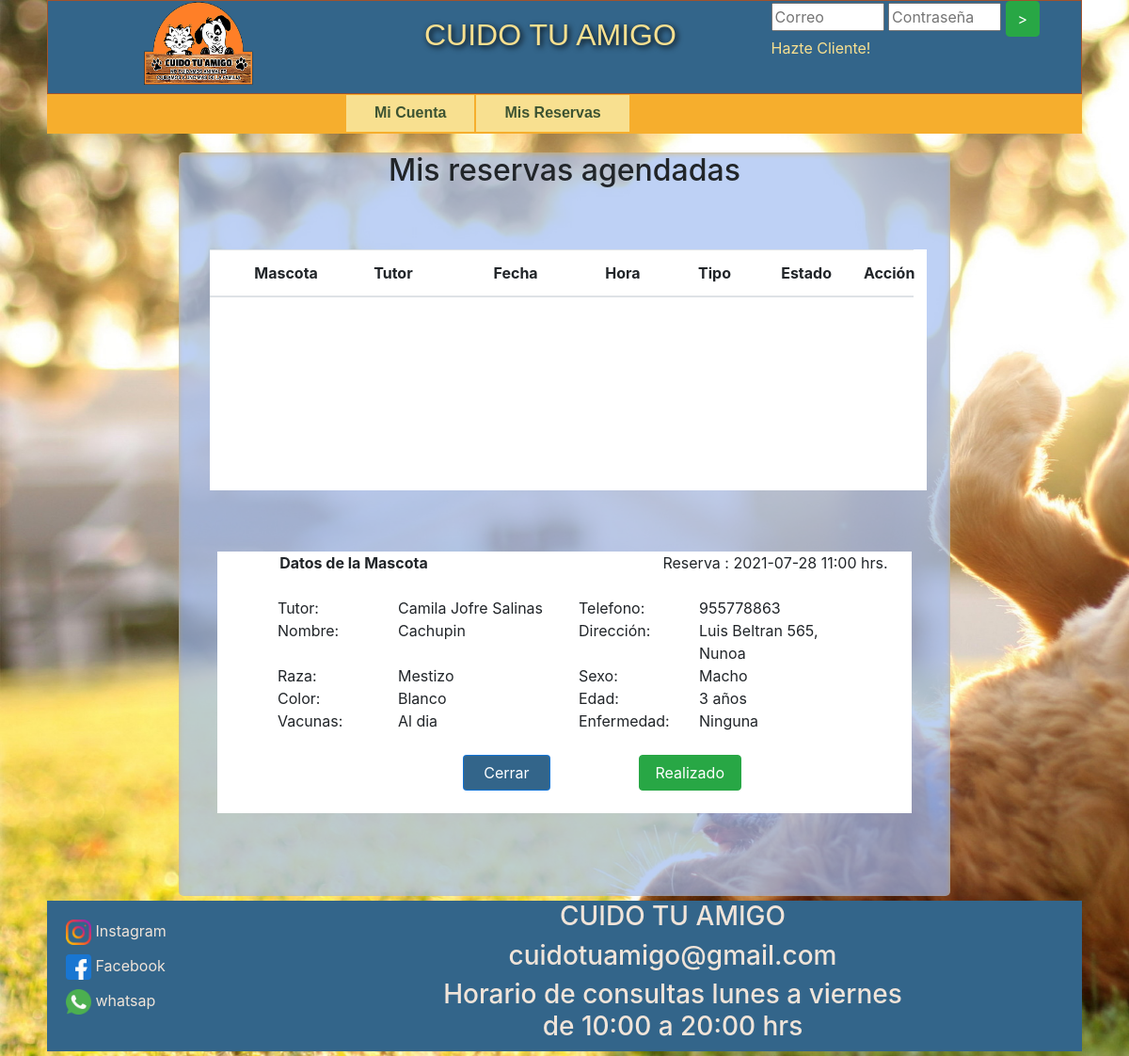
The page /vistas/privado/trabajador/mis_reservas.php?eia=34 on the database its author committed.
### tables this page shows
CREATE TABLE `atencion` (
  `id_atencion` int(11) NOT NULL AUTO_INCREMENT,
  `id_horario` int(11) NOT NULL,
  `id_trabajador` int(11) NOT NULL,
  `id_mascota` int(11) NOT NULL,
  `estado_atencion` varchar(20) NOT NULL,
  `id_plan` int(11) DEFAULT NULL,
  PRIMARY KEY (`id_atencion`)
);

CREATE TABLE `horario` (
  `id_horario` int(11) NOT NULL AUTO_INCREMENT,
  `id_trabajador` int(11) NOT NULL,
  `nombre_mes` varchar(20) DEFAULT NULL,
  `nombre_dia` varchar(20) DEFAULT NULL,
  `numero_dia` int(11) DEFAULT NULL,
  `hora_dia` time NOT NULL,
  `fecha` date DEFAULT NULL,
  PRIMARY KEY (`id_horario`)
);

CREATE TABLE `persona` (
  `id_persona` int(11) NOT NULL AUTO_INCREMENT,
  `rut` varchar(50) DEFAULT NULL,
  `nombre` varchar(50) NOT NULL,
  `apellido_paterno` varchar(50) DEFAULT NULL,
  `apellido_materno` varchar(50) DEFAULT NULL,
  `direccion` varchar(50) DEFAULT NULL,
  `correo` varchar(50) DEFAULT NULL,
  `telefono` varchar(20) DEFAULT NULL,
  `id_comuna` int(11) DEFAULT NULL,
  PRIMARY KEY (`id_persona`)
);

CREATE TABLE `mascota` (
  `id_mascota` int(11) NOT NULL AUTO_INCREMENT,
  `id_cliente` int(11) NOT NULL,
  `nombre` varchar(50) NOT NULL,
  `chip_mascota` varchar(50) NOT NULL,
  `id_especie` int(11) DEFAULT NULL,
  `raza` varchar(20) NOT NULL,
  `edad` int(11) NOT NULL,
  `fecha_nacto` date NOT NULL,
  `sexo` varchar(10) NOT NULL,
  `tamanio` varchar(20) NOT NULL,
  `color` varchar(20) NOT NULL,
  `esterilizada` varchar(2) NOT NULL,
  `vacunas` varchar(50) NOT NULL,
  `enfermedad` varchar(50) NOT NULL,
  PRIMARY KEY (`id_mascota`)
);

CREATE TABLE `comuna` (
  `id_comuna` int(11) NOT NULL AUTO_INCREMENT,
  `nombre_comuna` varchar(50) DEFAULT NULL,
  PRIMARY KEY (`id_comuna`)
);

### vistas/privado/trabajador/mis_reservas.php (the view, shortened to what this page needs)
<!DOCTYPE html>
<?php
    include (DATA_PATH."conexiondb.php");
    include('../../comun/head.php');
    $pathPrivadoTrabajador = VPRIVADO_TRAB_PATH;
    $edit = false;
    if (isset($_GET['eia'])) {
        $editIdAtencion=$_GET["eia"];
        $acc=$_GET["acc"];
        if($acc == "close"){
            $edit = false;
            header("Location:$pathPrivadoTrabajador/mis_reservas.php");
        }else{
            $edit = true;
            $queryAtencion = "select a.id_atencion, a.estado_atencion ,m.nombre as mnombre, p.nombre, p.apellido_paterno, p.apellido_materno, p.direccion, p.telefono,
            co.nombre_comuna , h.fecha ,TIME_FORMAT(h.hora_dia, '%H:%i') as hora_dia , m.color, m.raza , m.sexo, m.edad, m.vacunas, m.enfermedad,  pl.nombre_plan from cuidotuamigodb.atencion a
            inner join cuidotuamigodb.mascota m on m.id_mascota = a.id_mascota
            inner join cuidotuamigodb.cliente c on c.id_cliente = m.id_cliente
            inner join cuidotuamigodb.horario h on h.id_horario = a.id_horario
            inner join cuidotuamigodb.trabajador t on t.id_trabajador  = a.id_trabajador
            inner join cuidotuamigodb.persona p on p.id_persona = c.id_persona
            inner join cuidotuamigodb.comuna co on co.id_comuna = p.id_comuna
            inner join cuidotuamigodb.plan pl on pl.id_plan = a.id_plan
            where a.id_atencion =$editIdAtencion";
            $resultadoAtencion = mysqli_query($conex,$queryAtencion);
            $rowAtencion = mysqli_fetch_array($resultadoAtencion);
        }
    }
?>
<body>
    <div id="contenedor">
        <?php
            include('../../comun/header.php');
        ?>
        <?php
            include('../../comun/menu_privado_trabajador.php');
        ?>
        <div>
            <div class="contenido">
                <h2 >Mis reservas agendadas</h2><br>
                <div class="table_mis_reservas_container">
                    <table class="table table-striped table_mis_reservas" style="background-color: white" id="reservas">
                        <thead>
                            <tr>
                            <th scope="col" class="table_mis_reservas_tr_5"></th>
                            <th scope="col" class="table_mis_reservas_tr_15">Mascota</th>
                            <th scope="col" class="table_mis_reservas_tr_20">Tutor</th>
                            <th scope="col" class="table_mis_reservas_tr_20">Fecha</th>
                            <th scope="col" class="table_mis_reservas_tr_15">Hora</th>
                            <th scope="col" class="table_mis_reservas_tr_15">Tipo</th>
                            <th scope="col" class="table_mis_reservas_tr_15">Estado</th>
                            <th scope="col" class="table_mis_reservas_tr_10">Acción</th>
                            </tr>
                        </thead>
                        <tbody id="tbd">
                        </tbody>
                    </table>
                </div>
                <br/>
                <?php
                    if($edit){
                ?>
                    <div style="background-color: white; margin: 5%">
                        <div class="row">
                            <div class="col-md-1"></div>
                            <div class="col-md-3"><strong>Datos de la Mascota</strong></div>
                            <div class="col-md-3"></div>
                            <div class="col-md-5">Reserva : <?php echo $rowAtencion['fecha'].' '.$rowAtencion['hora_dia'].' hrs.'; ?></div>
                        </div>
                        <br>
                        <div class="row">
                            <div class="col-md-1"></div>
                            <div class="col-md-2" style="text-align: left">Tutor:</div>
                            <div class="col-md-3" style="text-align: left"><?php echo $rowAtencion['nombre'].' '.$rowAtencion['apellido_paterno'].' '.$rowAtencion['apellido_materno']; ?></div>
                            <div class="col-md-2" style="text-align: left">Telefono:</div>
                            <div class="col-md-3" style="text-align: left"><?php echo $rowAtencion['telefono']; ?></div>
                        </div>
                        <div class="row">
                            <div class="col-md-1"></div>
                            <div class="col-md-2" style="text-align: left">Nombre:</div>
                            <div class="col-md-3" style="text-align: left"><?php echo $rowAtencion['mnombre']; ?></div>
                            <div class="col-md-2" style="text-align: left">Dirección:</div>
                            <div class="col-md-3" style="text-align: left"><?php echo $rowAtencion['direccion'].', '.$rowAtencion['nombre_comuna']; ?></div>
                        </div>
                        <div class="row">
                            <div class="col-md-1"></div>
                            <div class="col-md-2" style="text-align: left">Raza:</div>
                            <div class="col-md-3" style="text-align: left"><?php echo $rowAtencion['raza']; ?></div>
                            <div class="col-md-2" style="text-align: left">Sexo:</div>
                            <div class="col-md-3" style="text-align: left"><?php echo $rowAtencion['sexo']; ?></div>
                        </div>
                        <div class="row">
                            <div class="col-md-1"></div>
                            <div class="col-md-2" style="text-align: left">Color:</div>
                            <div class="col-md-3" style="text-align: left"><?php echo $rowAtencion['color']; ?></div>
                            <div class="col-md-2" style="text-align: left">Edad:</div>
                            <div class="col-md-3" style="text-align: left"><?php echo $rowAtencion['edad']; ?> años</div>
                        </div>
                        <div class="row">
                            <div class="col-md-1"></div>
                            <div class="col-md-2" style="text-align: left">Vacunas:</div>
                            <div class="col-md-3" style="text-align: left"><?php echo $rowAtencion['vacunas']; ?></div>
                            <div class="col-md-2" style="text-align: left">Enfermedad:</div>
                            <div class="col-md-3" style="text-align: left"><?php echo $rowAtencion['enfermedad']; ?></div>
                        </div>
                        <br>
                        <div class="row">
                            <div class="col-md-4"></div>
                            <div class="col-md-2"><input type="button" value="  Cerrar  " onclick="location.href='mis_reservas.php?acc=close'"  class="btn btn_planes"></div>
                            <div class="col-md-1"></div>
                            <div class="col-md-2">
                                <?php
                                    if(isset($rowAtencion['estado_atencion']) && strcasecmp($rowAtencion['estado_atencion'],"pendiente") == 0){
                                ?>
                                    <input type="button" value=" Realizado " onclick="location.href='mis_reservas.php?acc=done&eia=<?php echo $rowAtencion['id_atencion']?>'"  class="btn btn-success">
                                <?php
                                    }else{
                                ?>
                                    <input type="button" value="Marcar Pendiente" onclick="location.href='mis_reservas.php?acc=undo&eia=<?php echo $rowAtencion['id_atencion']?>'"  class="btn btn-warning">
                                <?php
                                    }
                                ?>
                            </div>
                        </div>
                        <br>
                    </div>
                <?php
                    }
                ?>
            </div>
        </div>
        <?php
            include('../../comun/footer.php');
        ?>
    </div>
</body>
</html>

### estatico/css/index.css (style rules this page uses)
body { background-image: url(../images/body.jpg); background-repeat: no-repeat; background-size: cover; }
#contenedor { width: 1100px; margin: 0 auto; }

### estatico/css/admin_reservas.css (style rules this page uses)
.contenido { background-color: rgba(160, 189, 241, 0.685) !important; margin: 0 auto; margin-top: 20px; padding: 0; width:820px; height: 790px; text-align: center; border-radius: 5px; box-shadow: inset 0 2px 5px rgba(240, 171, 24, 0.425); }
.btn_planes { color: #fff !important; background-color: #33658a !important; border-color: #007bffa4 !important; }

### estatico/css/reserva.css (style rules this page uses)
.btn_planes { color: #fff !important; background-color: #33658a !important; border-color: #007bffa4 !important; margin-left: 5%; }
table { display: flex; flex-flow: column; height: 100%; width: 100%; }
table thead { flex: 0 0 auto; width: calc(100% - 0.9em); }
table tbody { flex: 1 1 auto; display: block; overflow-y: scroll; }
table thead, table tbody tr { display: table; table-layout: fixed; }
.table_mis_reservas { width: 93%; margin: 4%; }
.table_mis_reservas_tr_5 { width: 5%; }
.table_mis_reservas_tr_10 { width: 10%; }
.table_mis_reservas_tr_15 { width: 15%; }
.table_mis_reservas_tr_20 { width: 20%; }
.table_mis_reservas_container { height: 16em; }

### rows shown on the page
atencion: id_horario.fecha "2021-07-28", persona.nombre "Camila", persona.apellido_paterno "Jofre", persona.apellido_materno "Salinas", persona.telefono "955778863", id_mascota.nombre "Cachupin", persona.direccion "Luis Beltran 565", comuna.nombre_comuna "Nunoa", id_mascota.raza "Mestizo", id_mascota.sexo "Macho", id_mascota.color "Blanco", id_mascota.edad "3", id_mascota.vacunas "Al dia", id_mascota.enfermedad "Ninguna"

### other values the page prints
$rowAtencion['hora_dia'] "11:00"
